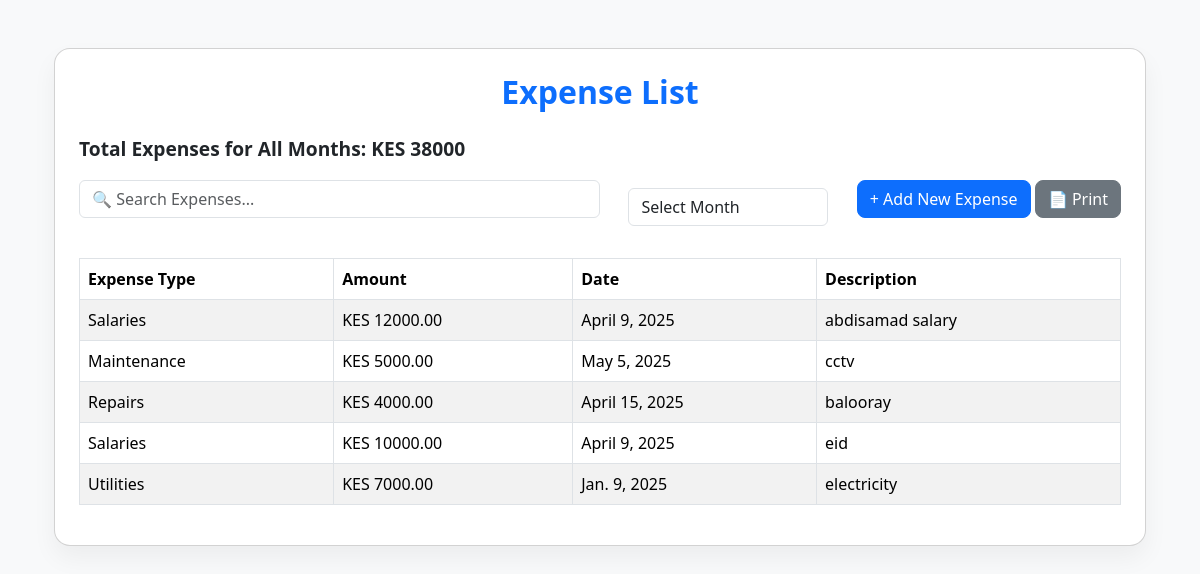
Before: /expense-list/ with the older database file.
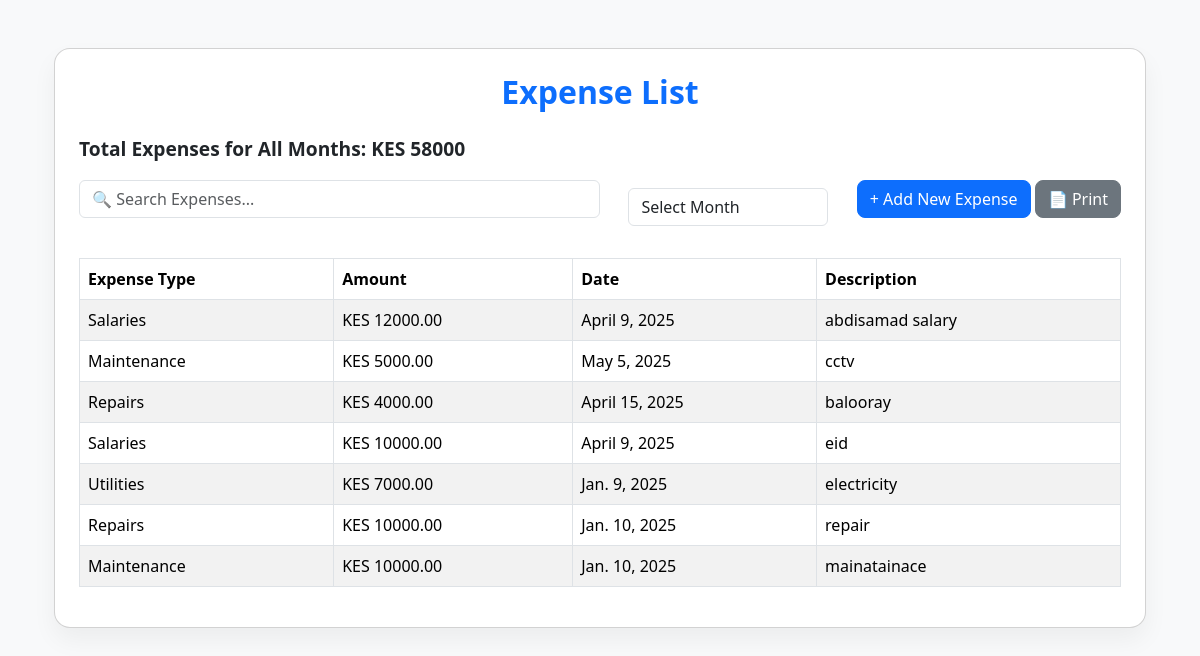
After: the same page with the newer database file.
### users/models.py (models this page shows, shortened)
class Expense(models.Model):
    EXPENSE_TYPES = [
        ('Maintenance', 'Maintenance'),
        ('Salaries', 'Salaries'),
        ('Utilities', 'Utilities'),
        ('Repairs', 'Repairs'),
        ('Other', 'Other'),
    ]
    expense_type = models.CharField(max_length=50, choices=EXPENSE_TYPES)
    amount = models.DecimalField(max_digits=10, decimal_places=2)
    expense_date = models.DateField(default=timezone.now)
    description = models.TextField(blank=True, null=True)

### users/views.py (the view)
# urls.py: path('expense-list/', views.expense_list, name='expense_list'),
def expense_list(request):
    month = request.GET.get('month', None)
    if month:
        expenses = Expense.objects.filter(expense_date__month=month)
    else:
        expenses = Expense.objects.all()
    total_expenses = expenses.aggregate(Sum('amount'))['amount__sum'] or 0
    context = {
        'expenses': expenses,
        'total_expenses': total_expenses,
        'month': month,
    }
    return render(request, 'tenant/expense_list.html', context)

### users/templates/tenant/expense_list.html (shortened to what this page needs)
{% extends "users/base.html" %}
{% load static %}
{% block content %}
<!DOCTYPE html>
<html lang="en">
<head>
    <link rel="stylesheet" href="{% static 'css/bootstrap.min.css' %}">
</head>
<body>
    <div class="container mt-5">
        <div class="card p-4">
            <h2 class="mb-4 text-center text-primary">Expense List</h2>
            <p class="total-expenses">Total Expenses for {{ month|default:"All Months" }}: <strong>KES {{ total_expenses }}</strong></p>
            <div class="filter-container mb-4">
                <input type="text" id="expenseSearch" class="form-control w-50 search-bar" placeholder="🔍 Search Expenses..." onkeyup="filterTable()">
                <select id="monthFilter" class="form-control month-filter" onchange="filterByMonth()">
                    <option value="">Select Month</option>
                </select>
                <div>
                    <a href="{% url 'add_expense' %}" class="btn btn-primary mb-3">+ Add New Expense</a>
                    <button class="btn btn-secondary mb-3" onclick="printTable()">📄 Print</button>
                </div>
            </div>
            <div class="table-responsive">
                <table class="table table-bordered table-striped" id="expenseTable">
                    <thead>
                        <tr>
                            <th>Expense Type</th>
                            <th>Amount</th>
                            <th>Date</th>
                            <th>Description</th>
                        </tr>
                    </thead>
                    <tbody>
                        {% for expense in expenses %}
                            <tr data-date="{{ expense.expense_date|date:"Y-m-d" }}">
                                <td>{{ expense.get_expense_type_display }}</td>
                                <td>KES {{ expense.amount }}</td>
                                <td>{{ expense.expense_date }}</td>
                                <td>{{ expense.description }}</td>
                            </tr>
                        {% empty %}
                            <tr>
                                <td colspan="4" class="text-center no-record">No expenses recorded yet.</td>
                            </tr>
                        {% endfor %}
                    </tbody>
                </table>
            </div>
        </div>
    </div>
</body>
</html>
{% endblock %}

Changed rows visible on the page:
added Expense: expense_type "Repairs", amount "10000.00", expense_date "Jan. 10, 2025", description "repair"
added Expense: expense_type "Maintenance", amount "10000.00", expense_date "Jan. 10, 2025", description "mainatainace"
Other visible differences:
{{ total_expenses }}: "38000" → "58000"
